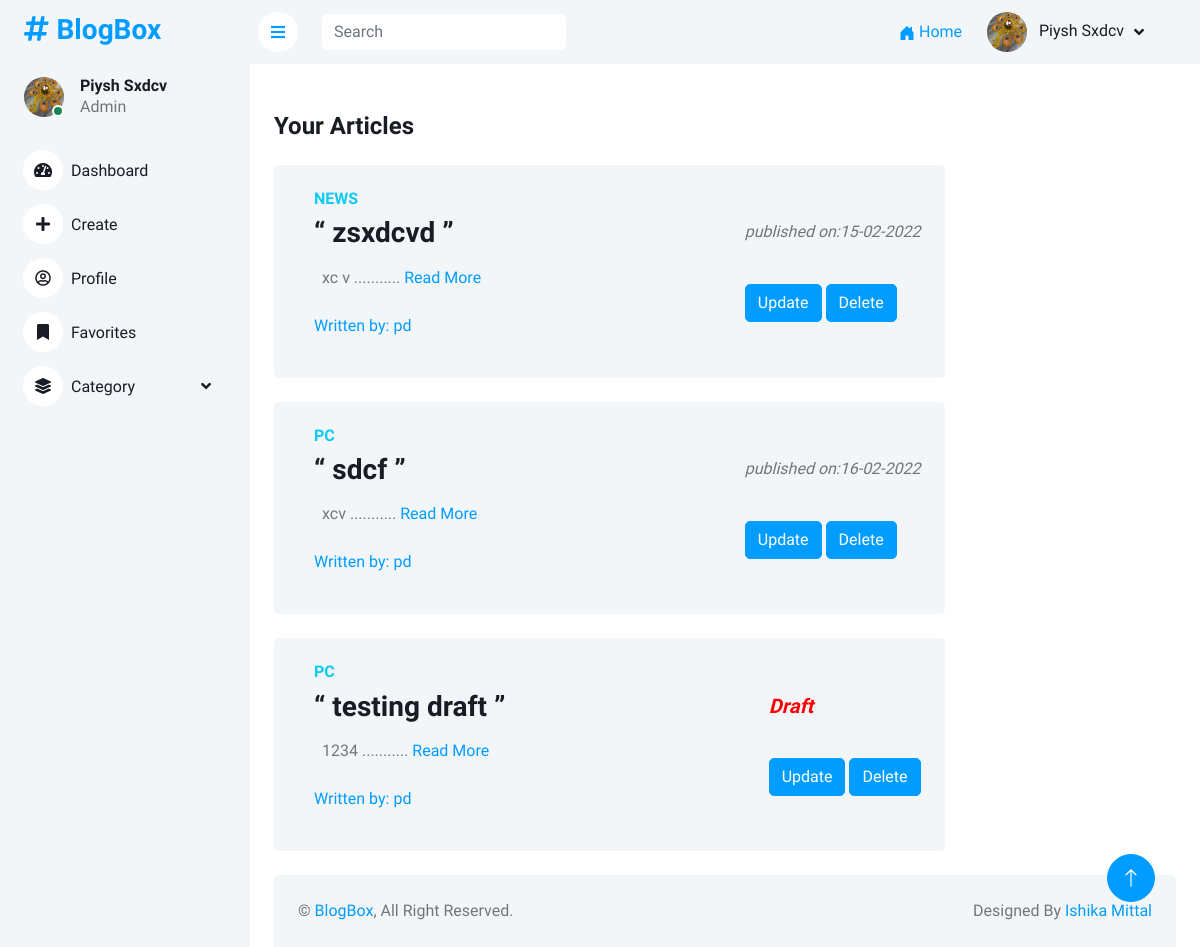
The app's page /dashboard/ (signed in), older data.
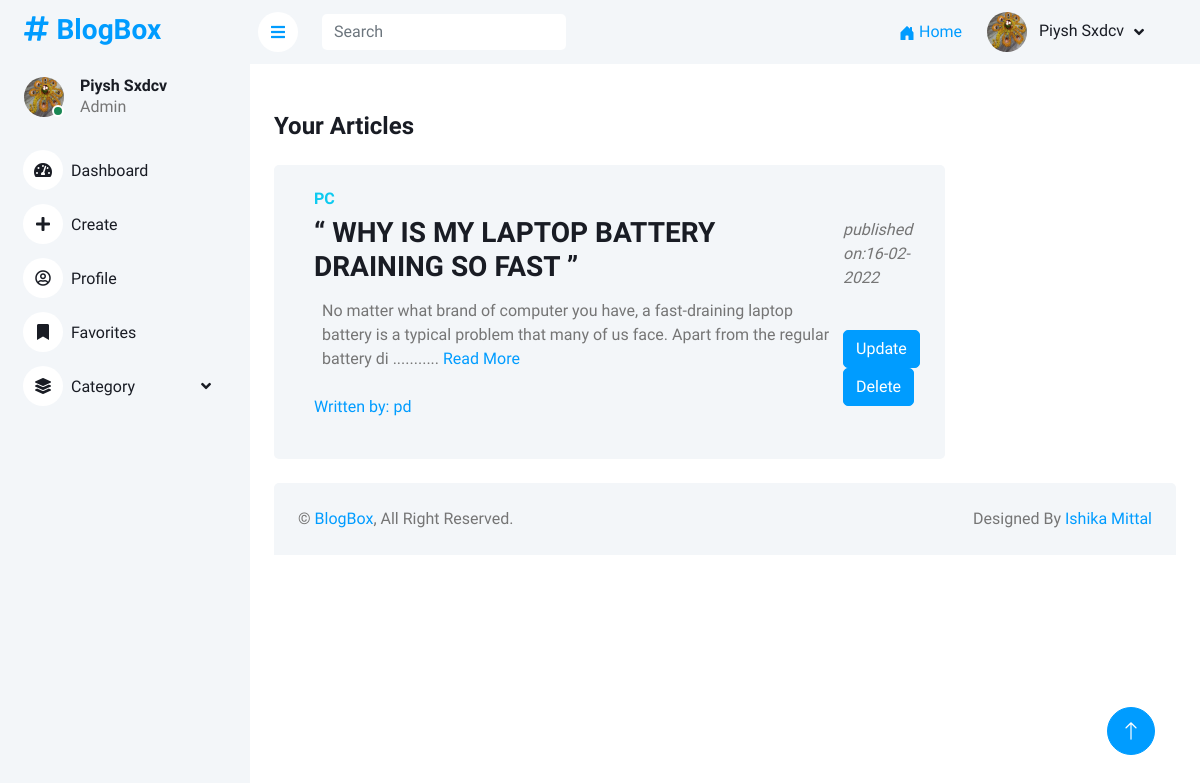
The same page, newer data.
### Blog/models.py (models this page shows, shortened)
class Blog(models.Model):
    author = models.ForeignKey("auth.User",
        on_delete = models.CASCADE,
        verbose_name = "written by ")
    category = models.CharField(max_length=30, choices=CATEGORY_CHOICES)
    image = models.ImageField(upload_to='blog_img')
    title = models.CharField(max_length=100)
    content = models.TextField()
    date_posted = models.DateTimeField(default= now,)
    views = models.IntegerField(default=0)
    status = models.CharField(max_length=10, choices=STATUS_CHOICES)
    favorites = models.ManyToManyField("auth.User", related_name='favorite', default=False, blank=True)

### dashboard/views.py (the view)
# urls.py: path('dashboard/', dash_views.dashboard, name='dashboard'),
@login_required
def dashboard(request):
    user = request.user
    posts = Blog.objects.all().filter(author=user)
    content = {
        'posts': posts,
    }
    return render(request, "dashboard.html", content)

### dashboard/templates/dashboard/dashboard.html
{% extends 'base_dash.html' %}
{% block body_block %}
<div class="row px-4 pt-5">
    <h4 class="mb-0">Your Articles
    </h4>
</div>
{% for post in posts %}
<div class="container-fluid pt-4 px-4">
    <div class="row g-4">
        <div class="col-sm-12 col-xl-9">
            <div class="bg-light rounded d-flex align-items-center justify-content-between p-4">
                <div class="ms-3">
                    <h6 class=" blog-category text-info text-uppercase">{{ post.category}}</h6>
                    <h3 class="blog-title"> “ {{post.title}} ” </h3>
                    <p class=" blog-description p-2"> {{ post.content|slice:":150"|safe }}
                        ...........<a href="/article/{{ post.id }}"> Read More </a>
                    </p>
                    <p class="blog-author"><a href="#">Written by: {{ post.author }}</a>
                    </p>
                </div>
                <div class=" pull-right">
                    {% if post.status == 'Draft' %}
                    <i><h5 type= "button" style="color:Red;">Draft</h5></i>
                    {% else %}
                    <p class=""><i>published on:{{ post.date_posted|date:"d-m-Y" }}</i>
                        {% endif %}
                    </p>
                    {% if post.author == user %}
                    <div>
                        <br>
                        <a href="/update/{{ post.id }}" class="btn btn-primary">Update</a>
                        <a href="/delete/{{ post.id }}" class="btn btn-primary">Delete</a>
                    </div>
                    {% endif %}
                </div>
            </div>
        </div>
    </div>
</div>
{% endfor %}
{% endblock %}

Row changes from the older to the newer data that the page shows:
removed Blog: category "NEWS", title "zsxdcvd", content "xc v", author "pd", date_posted "15-02-2022"
removed Blog: category "PC", title "sdcf", content "xcv", author "pd", date_posted "16-02-2022"
removed Blog: category "PC", title "testing draft", content "1234", author "pd", status "Draft"
added Blog: category "PC", title "WHY IS MY LAPTOP BATTERY DRAINING SO FAST", content "No matter what brand of computer you have, a fast-draining laptop battery is a typical problem that many of us face. Apart from the regular battery di", author "pd", date_posted "16-02-2022"
